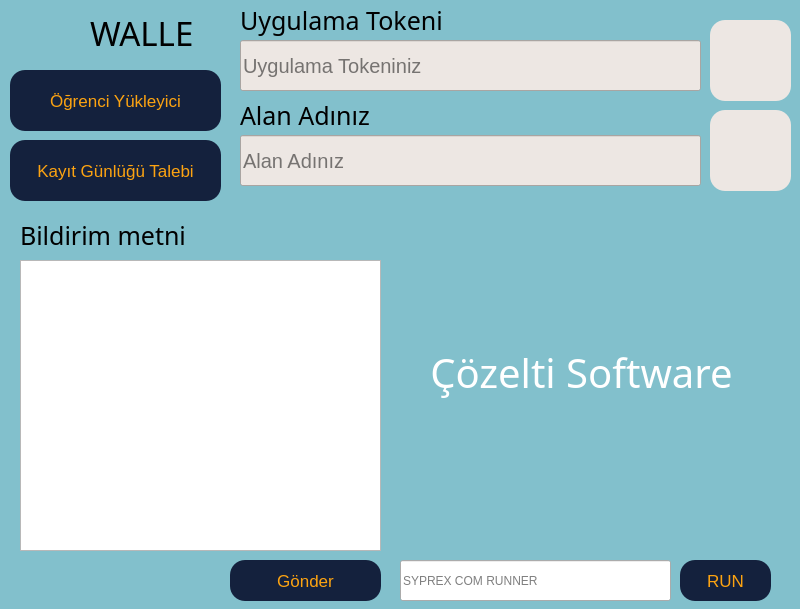
<?xml version="1.0" encoding="UTF-8"?>
<ui version="4.0">
 <class>MainWindow</class>
 <widget class="QMainWindow" name="MainWindow">
  <property name="geometry">
   <rect>
    <x>0</x>
    <y>0</y>
    <width>800</width>
    <height>609</height>
   </rect>
  </property>
  <property name="minimumSize">
   <size>
    <width>800</width>
    <height>609</height>
   </size>
  </property>
  <property name="maximumSize">
   <size>
    <width>800</width>
    <height>609</height>
   </size>
  </property>
  <property name="sizeIncrement">
   <size>
    <width>800</width>
    <height>609</height>
   </size>
  </property>
  <property name="windowTitle">
   <string>WALLE - Çözelti Software</string>
  </property>
  <property name="windowIcon">
   <iconset>
    <normaloff>favicon.svg</normaloff>favicon.svg</iconset>
  </property>
  <property name="styleSheet">
   <string notr="true">QMainWindow{background-color:#82C0CC;}</string>
  </property>
  <widget class="QWidget" name="centralwidget">
   <widget class="QPushButton" name="uploadst">
    <property name="geometry">
     <rect>
      <x>10</x>
      <y>70</y>
      <width>211</width>
      <height>61</height>
     </rect>
    </property>
    <property name="font">
     <font>
      <pointsize>13</pointsize>
     </font>
    </property>
    <property name="styleSheet">
     <string notr="true">QPushButton{
	background-color:#14213d;
	border-radius:15px;
	color:#FCA311;
	transition: all  500ms;
}
QPushButton::hover{
	background-color:#FCA311 ;
	border-radius:15px;
	color:#14213d;
	transition: all 100ms;
}
QPushButton:pressed{
	background-color:#e5e5e5 ;
	border-radius:15px;
	color:#fffff;
	transition: all 100ms;
}
  </string>
    </property>
    <property name="text">
     <string>Öğrenci Yükleyici</string>
    </property>
   </widget>
   <widget class="QLabel" name="label">
    <property name="geometry">
     <rect>
      <x>20</x>
      <y>10</y>
      <width>47</width>
      <height>47</height>
     </rect>
    </property>
    <property name="text">
     <string/>
    </property>
    <property name="pixmap">
     <pixmap>favicon.svg</pixmap>
    </property>
    <property name="scaledContents">
     <bool>true</bool>
    </property>
   </widget>
   <widget class="QLabel" name="label_2">
    <property name="geometry">
     <rect>
      <x>90</x>
      <y>12</y>
      <width>121</width>
      <height>41</height>
     </rect>
    </property>
    <property name="font">
     <font>
      <family>Impact</family>
      <pointsize>25</pointsize>
     </font>
    </property>
    <property name="text">
     <string>WALLE</string>
    </property>
   </widget>
   <widget class="QLineEdit" name="token">
    <property name="geometry">
     <rect>
      <x>240</x>
      <y>40</y>
      <width>461</width>
      <height>51</height>
     </rect>
    </property>
    <property name="font">
     <font>
      <pointsize>15</pointsize>
     </font>
    </property>
    <property name="styleSheet">
     <string notr="true">QLineEdit{background-color:#EDE7E3;}</string>
    </property>
    <property name="maxLength">
     <number>13</number>
    </property>
    <property name="placeholderText">
     <string>Uygulama Tokeniniz</string>
    </property>
    <property name="cursorMoveStyle">
     <enum>Qt::LogicalMoveStyle</enum>
    </property>
    <property name="clearButtonEnabled">
     <bool>true</bool>
    </property>
   </widget>
   <widget class="QLabel" name="label_3">
    <property name="geometry">
     <rect>
      <x>240</x>
      <y>5</y>
      <width>201</width>
      <height>31</height>
     </rect>
    </property>
    <property name="font">
     <font>
      <family>Impact</family>
      <pointsize>19</pointsize>
     </font>
    </property>
    <property name="text">
     <string>Uygulama Tokeni</string>
    </property>
   </widget>
   <widget class="QLineEdit" name="alanad">
    <property name="geometry">
     <rect>
      <x>240</x>
      <y>135</y>
      <width>461</width>
      <height>51</height>
     </rect>
    </property>
    <property name="font">
     <font>
      <pointsize>15</pointsize>
     </font>
    </property>
    <property name="styleSheet">
     <string notr="true">QLineEdit{background-color:#EDE7E3;}</string>
    </property>
    <property name="text">
     <string/>
    </property>
    <property name="maxLength">
     <number>13</number>
    </property>
    <property name="placeholderText">
     <string>Alan Adınız</string>
    </property>
    <property name="cursorMoveStyle">
     <enum>Qt::LogicalMoveStyle</enum>
    </property>
    <property name="clearButtonEnabled">
     <bool>true</bool>
    </property>
   </widget>
   <widget class="QLabel" name="label_4">
    <property name="geometry">
     <rect>
      <x>240</x>
      <y>100</y>
      <width>201</width>
      <height>31</height>
     </rect>
    </property>
    <property name="font">
     <font>
      <family>Impact</family>
      <pointsize>19</pointsize>
     </font>
    </property>
    <property name="text">
     <string>Alan Adınız</string>
    </property>
   </widget>
   <widget class="QLabel" name="label_5">
    <property name="geometry">
     <rect>
      <x>20</x>
      <y>220</y>
      <width>201</width>
      <height>31</height>
     </rect>
    </property>
    <property name="font">
     <font>
      <family>Impact</family>
      <pointsize>19</pointsize>
     </font>
    </property>
    <property name="text">
     <string>Bildirim metni</string>
    </property>
   </widget>
   <widget class="QPushButton" name="logreq">
    <property name="geometry">
     <rect>
      <x>10</x>
      <y>140</y>
      <width>211</width>
      <height>61</height>
     </rect>
    </property>
    <property name="font">
     <font>
      <pointsize>13</pointsize>
     </font>
    </property>
    <property name="styleSheet">
     <string notr="true">QPushButton{
	background-color:#14213d;
	border-radius:15px;
	color:#FCA311;
	transition: all  500ms;
}
QPushButton::hover{
	background-color:#FCA311 ;
	border-radius:15px;
	color:#14213d;
	transition: all 100ms;
}
QPushButton:pressed{
	background-color:#e5e5e5 ;
	border-radius:15px;
	color:#fffff;
	transition: all 100ms;
}
  </string>
    </property>
    <property name="text">
     <string>Kayıt Günlüğü Talebi</string>
    </property>
   </widget>
   <widget class="QPushButton" name="notifysend">
    <property name="geometry">
     <rect>
      <x>230</x>
      <y>560</y>
      <width>151</width>
      <height>41</height>
     </rect>
    </property>
    <property name="font">
     <font>
      <pointsize>13</pointsize>
     </font>
    </property>
    <property name="styleSheet">
     <string notr="true">QPushButton{
	background-color:#14213d;
	border-radius:15px;
	color:#FCA311;
	transition: all  500ms;
}
QPushButton::hover{
	background-color:#FCA311 ;
	border-radius:15px;
	color:#14213d;
	transition: all 100ms;
}
QPushButton:pressed{
	background-color:#e5e5e5 ;
	border-radius:15px;
	color:#fffff;
	transition: all 100ms;
}
  </string>
    </property>
    <property name="text">
     <string>Gönder</string>
    </property>
   </widget>
   <widget class="QPlainTextEdit" name="plainTextEdit">
    <property name="geometry">
     <rect>
      <x>20</x>
      <y>260</y>
      <width>361</width>
      <height>291</height>
     </rect>
    </property>
    <property name="font">
     <font>
      <pointsize>12</pointsize>
     </font>
    </property>
   </widget>
   <widget class="QLineEdit" name="syprex">
    <property name="geometry">
     <rect>
      <x>400</x>
      <y>560</y>
      <width>271</width>
      <height>41</height>
     </rect>
    </property>
    <property name="placeholderText">
     <string>SYPREX COM RUNNER</string>
    </property>
   </widget>
   <widget class="QPushButton" name="syprexrunner">
    <property name="geometry">
     <rect>
      <x>680</x>
      <y>560</y>
      <width>91</width>
      <height>41</height>
     </rect>
    </property>
    <property name="font">
     <font>
      <pointsize>13</pointsize>
     </font>
    </property>
    <property name="styleSheet">
     <string notr="true">QPushButton{
	background-color:#14213d;
	border-radius:15px;
	color:#FCA311;
	transition: all  500ms;
}
QPushButton::hover{
	background-color:#FCA311 ;
	border-radius:15px;
	color:#14213d;
	transition: all 100ms;
}
QPushButton:pressed{
	background-color:#e5e5e5 ;
	border-radius:15px;
	color:#fffff;
	transition: all 100ms;
}
  </string>
    </property>
    <property name="text">
     <string>RUN</string>
    </property>
   </widget>
   <widget class="QLabel" name="label_6">
    <property name="geometry">
     <rect>
      <x>396</x>
      <y>206</y>
      <width>371</width>
      <height>341</height>
     </rect>
    </property>
    <property name="styleSheet">
     <string notr="true">QLabel{border-radius: 100%}</string>
    </property>
    <property name="text">
     <string/>
    </property>
    <property name="pixmap">
     <pixmap>81029510.png</pixmap>
    </property>
    <property name="scaledContents">
     <bool>true</bool>
    </property>
   </widget>
   <widget class="QLabel" name="label_7">
    <property name="geometry">
     <rect>
      <x>426</x>
      <y>312</y>
      <width>311</width>
      <height>121</height>
     </rect>
    </property>
    <property name="font">
     <font>
      <family>Impact</family>
      <pointsize>30</pointsize>
     </font>
    </property>
    <property name="styleSheet">
     <string notr="true">QLabel{color:#fff}</string>
    </property>
    <property name="text">
     <string>Çözelti Software</string>
    </property>
    <property name="alignment">
     <set>Qt::AlignCenter</set>
    </property>
   </widget>
   <widget class="QPushButton" name="save">
    <property name="geometry">
     <rect>
      <x>710</x>
      <y>110</y>
      <width>81</width>
      <height>81</height>
     </rect>
    </property>
    <property name="font">
     <font>
      <pointsize>13</pointsize>
     </font>
    </property>
    <property name="styleSheet">
     <string notr="true">QPushButton{
	background-color:#EDE7E3 ;
	border-radius:15px;
	color:#FCA311;
	transition: all  500ms;
}
QPushButton::hover{
	background-color:#FFA62B;
	border-radius:15px;
	color:#14213d;
	transition: all 100ms;
}
QPushButton:pressed{
	background-color:#82C0CC;
	border-radius:15px;
	color:#fffff;
	transition: all 100ms;
}
  </string>
    </property>
    <property name="text">
     <string/>
    </property>
    <property name="icon">
     <iconset>
      <normaloff>save-regular.svg</normaloff>save-regular.svg</iconset>
    </property>
    <property name="iconSize">
     <size>
      <width>64</width>
      <height>64</height>
     </size>
    </property>
   </widget>
   <widget class="QPushButton" name="closex">
    <property name="geometry">
     <rect>
      <x>710</x>
      <y>20</y>
      <width>81</width>
      <height>81</height>
     </rect>
    </property>
    <property name="font">
     <font>
      <pointsize>13</pointsize>
     </font>
    </property>
    <property name="styleSheet">
     <string notr="true">QPushButton{
	background-color:#EDE7E3 ;
	border-radius:15px;
	color:#FCA311;
	transition: all  500ms;
}
QPushButton::hover{
	background-color:#FFA62B;
	border-radius:15px;
	color:#14213d;
	transition: all 100ms;
}
QPushButton:pressed{
	background-color:#82C0CC;
	border-radius:15px;
	color:#fffff;
	transition: all 100ms;
}
  </string>
    </property>
    <property name="text">
     <string/>
    </property>
    <property name="icon">
     <iconset>
      <normaloff>power-off-solid.svg</normaloff>power-off-solid.svg</iconset>
    </property>
    <property name="iconSize">
     <size>
      <width>64</width>
      <height>64</height>
     </size>
    </property>
   </widget>
  </widget>
 </widget>
 <resources/>
 <connections/>
</ui>
